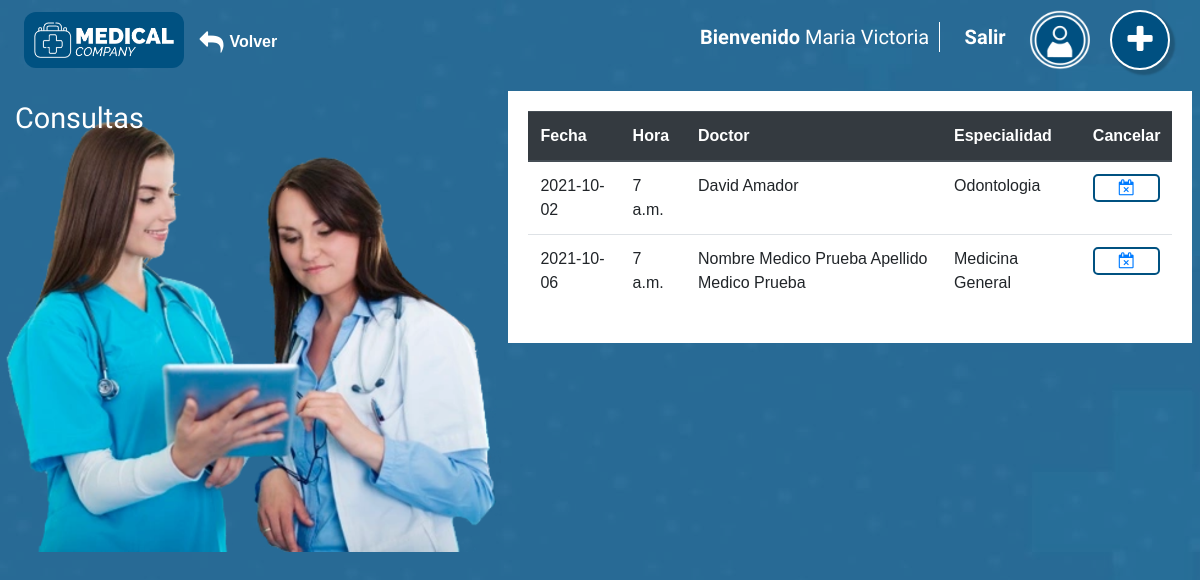
The page /consultas (signed in) on the database as committed earlier.
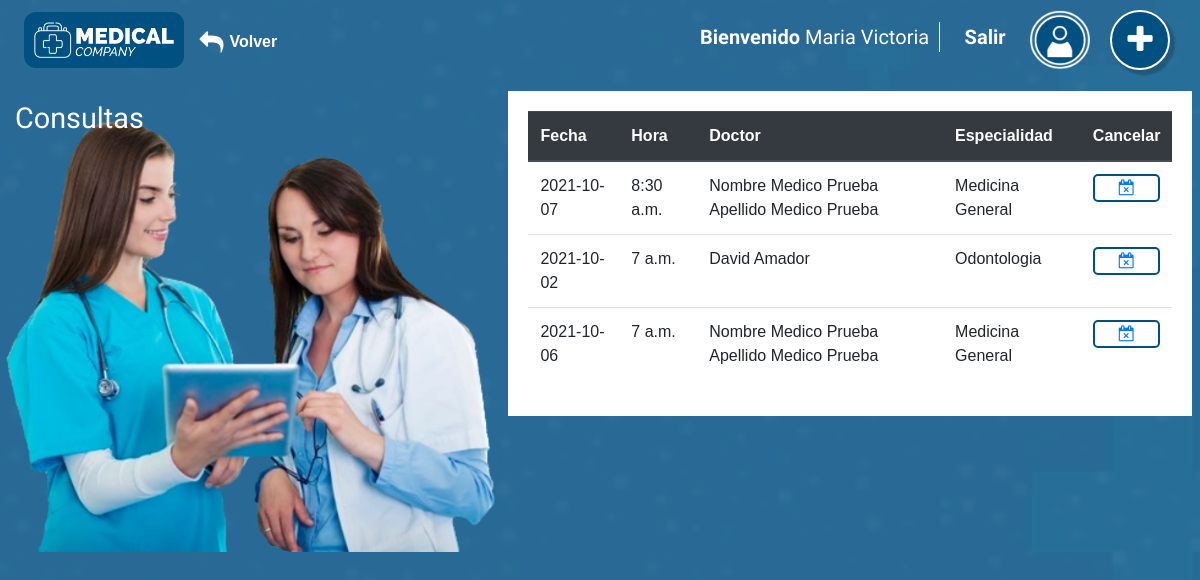
The same page on the database as committed later.
### modules/appcitasmedicas/models.py (models this page shows, shortened)
class Cita(models.Model):
    id = models.AutoField(primary_key=True, null=False)
    medico = models.ForeignKey(Medico, on_delete=models.CASCADE, null=False)
    paciente = models.ForeignKey(Paciente, on_delete=models.CASCADE, null=False)
    hora = models.ForeignKey(CitaHora, on_delete=models.CASCADE, null=False)
    fecha = models.DateField(default=timezone.now(), null= False)
    lista_cancela = [('S', 'Si'), ('N', 'No')]
    cancelada = models.CharField(max_length=1, null=False, choices=lista_cancela, default='N', blank=False)
    hora_cancelada = models.TimeField(default='00:00:00', blank=False)

class CitaHora(models.Model):
    id = models.AutoField(primary_key=True, null=False)
    hora = models.TimeField(default=timezone.now(), null= False)

class Medico(models.Model):
    id = models.PositiveIntegerField(primary_key=True, null=False)
    nombres = models.CharField(max_length=64,  null=False)
    apellidos = models.CharField(max_length=64, null=False)
    direccion = models.CharField(max_length=64,null=True)
    telefonos = models.CharField(max_length=20, null=True)
    email = models.EmailField(max_length=254, null=True)
    especialidad = models.CharField(max_length=64, null=True)
    password = models.CharField(max_length=8, null=False)

### modules/appcitasmedicas/views.py (the view)
# urls.py: path('consultas', consultas, name='consultas'),
def consultas(request):
    citas = Cita.objects.filter(paciente= request.session['id_paciente'], cancelada = 'N').order_by('-id') # creo el querySet
    paciente = Paciente.objects.get(id= request.session['id_paciente'])
    context = {"citas":citas,"paciente":paciente} # Creo el contexto para pasarlo a la pagina
    return render(request, 'consultas.html', context)

### modules/appcitasmedicas/templates/consultas.html (shortened to what this page needs)
<!DOCTYPE html>
<html lang="en">
<head>
    <link  rel="stylesheet" href="https://cdn.jsdelivr.net/npm/bootstrap@4.6.0/dist/css/bootstrap.min.css" />
    <link rel="stylesheet" href="https://cdnjs.cloudflare.com/ajax/libs/Swiper/4.3.3/css/swiper.css" />
    <link href="https://maxcdn.bootstrapcdn.com/font-awesome/4.4.0/css/font-awesome.min.css" rel="stylesheet">
    <link rel="stylesheet" href="../static/css/styles.css">
</head>
<body class="consultar">
    <div class="wrapper">
        <div class="cont-header">
            <div class="logo">
                <a href="/"><img src="../static/img/logo.png" alt="Medical" /></a>
            </div>
            <a href="/usuario"class="volver" ><i class="fa fa-reply"></i><span>Volver</span></a>
            <div class="nav">
                <div class="date-user">
                    <div class="box-name-user"><p><strong>Bienvenido</strong> <span class="name">{{paciente.nombres}}</span></p></div>
                     <div class="btn-logout"><a href="/logout/">Salir</a></div>
                    <img class="icon-user" src="../static/img/icon-user.png" />
                </div>
                <div class="menu-superior">
                    <div class="menu-toggle">
                        <span class="fa fa-plus"></span>
                    </div>
                </div>
            </div>
        </div>
        <div class="content-formulario">
            <div class="header">
                <h1 class="title-section">Consultas</h1>
            </div>
            <div class="img-lateral">
                <img src="../static/img/img-banner-1.png" class="Iniciar Sesi{on" />
            </div>
            <div class="interna-body">
                <div class="cont-tabla">
                    <table id="Consultas-citas" class="table">
                        <thead class="thead-dark">
                            <tr>
                            <th scope="col">Fecha</th>
                            <th scope="col">Hora</th>
                            <th scope="col">Doctor</th>
                            <th scope="col">Especialidad</th>
                            <th scope="col">Cancelar</th>
                            </tr>
                        </thead>
                        <tbody>
                            {% if citas %}
                                {% for cita in citas %}
                                    <tr>
                                       <td>{{cita.fecha|date:'Y-m-d'}}</td>
                                       <td>{{cita.hora.hora}}</td>
                                       <td>{{cita.medico.nombres|title}}
                                       {{cita.medico.apellidos}}</td>
                                       <td>{{cita.medico.especialidad|title}}</td>
                                       <td><div class="btn-cancelar"><center>
                                                 <a href="{% url 'cancelar' cita.id %}" onclick="return confirm('Esta seguro de Cancelar la Cita?');">
                                                 <i class="fa fa-calendar-times-o"></i>
                                             </div>
                                       </td>
                                    </tr>
                                {% endfor %}
                            {% else %}
                                <h3>Usted no tiene registro de citas</h3>
                            {% endif %}
                        </tbody>
                    </table>
                </div>
            </div>
        </div>
    </div>
</body>
</html>

Rows that differ between the two databases and show on the page:
added Cita: fecha "2021-10-07", hora.hora "8:30 a.m.", medico.nombres "Nombre Medico Prueba", medico.apellidos "Apellido Medico Prueba", medico.especialidad "Medicina General"
